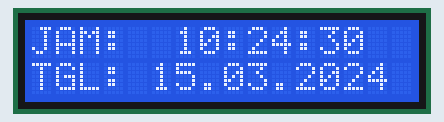
A sketch run on a simulated Arduino Uno, built with avr-gcc and run on an emulated ATmega328P. Parts: 16×2 character LCD. The local clock reads 2024-03-15 10:24:30 at power-on unless the sketch sets it.

Above: at 0.1 s.
At 4.3 s:
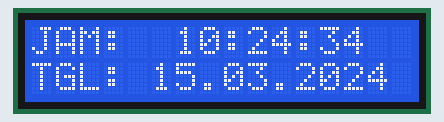
At 9.4 s:
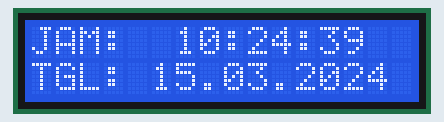
At 18.7 s:
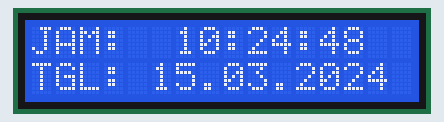
At 28.0 s:
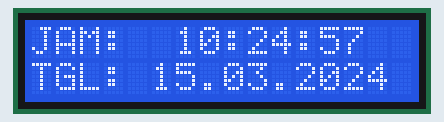
At 38.3 s:
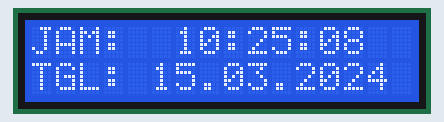

The sketch:

rtc_ds3231_lcd_ic2.ino
```cpp
#include <DS3231.h>
#include <Wire.h> // Library untuk komunikasi I2C (harus install library)
#include <LiquidCrystal_I2C.h> // Library  LCD(harus intall library)ry
DS3231  rtc(SDA, SCL);
LiquidCrystal_I2C lcd = LiquidCrystal_I2C(0x27, 16, 2);

void setup() {
 rtc.begin(); // Initialize the rtc object
 lcd.init();
  lcd.backlight();

}
void loop() {
 lcd.setCursor(0,0);
 lcd.print("JAM:  ");
 lcd.print(rtc.getTimeStr());

 lcd.setCursor(0,1);
 lcd.print("TGL: ");
 lcd.print(rtc.getDateStr());

 delay(1000);
}
```

Measured:
- what the display in image 1 shows lasts 1.1 s, from 4.2 s to 5.3 s
